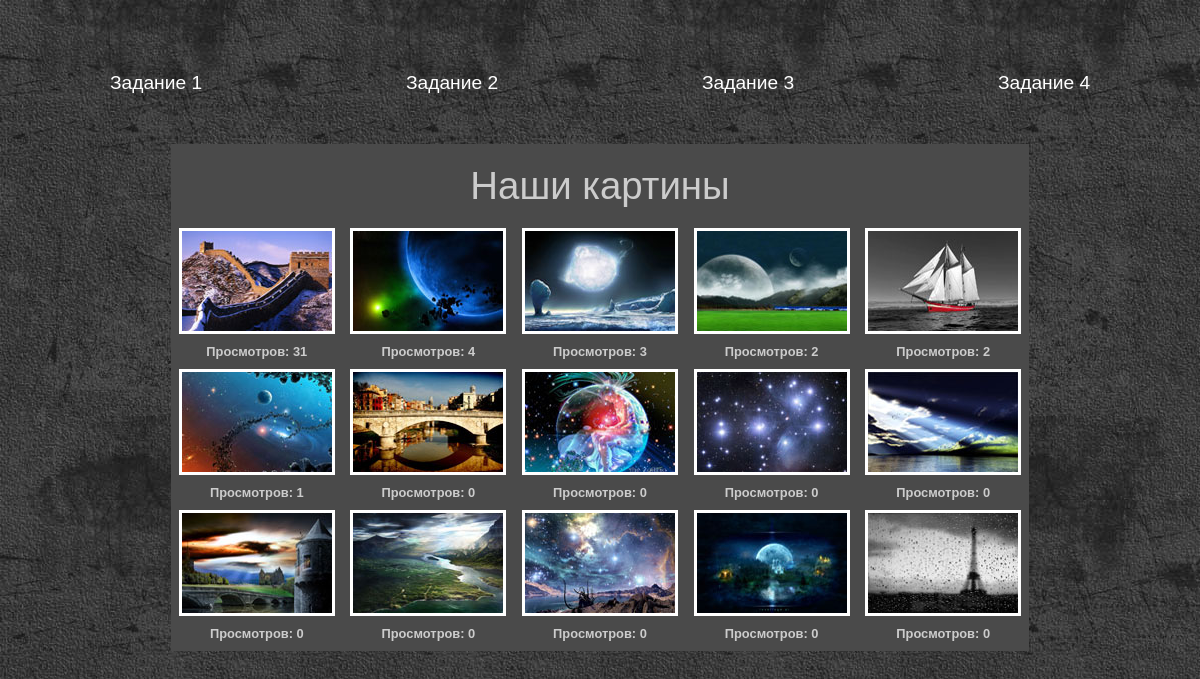
/?page=task3.1, run on the app's committed database.
### tables this page shows
CREATE TABLE `img` (
  `id` int(11) NOT NULL,
  `big_name` varchar(20) NOT NULL DEFAULT 'Имя товара',
  `price` int(10) NOT NULL DEFAULT '0',
  `description` varchar(8000) NOT NULL DEFAULT 'описание отсутствует',
  `name` varchar(16) NOT NULL,
  `big` varchar(10) NOT NULL DEFAULT 'big',
  `small` varchar(10) NOT NULL DEFAULT 'small',
  `vews` int(11) NOT NULL DEFAULT '0'
);

### index.php (the view, shortened to what this page needs)
<?php
$link = mysqli_connect(HOST, USER, PASS, DB);
if (isset($_GET['page'])) {
    $page = DIR_TASKS . $_GET['page'];
} else {
    $page = DIR_TASKS . 'task1';
}
function render($page, $params = []) {
    return renderTasks('main', [
        'menu' => renderTasks('menu'),
        'content' => renderTasks($page, $params)
    ]);
}
function renderTasks ($page, $params = []) {
    $dir = DIR_TEMPLATES . $page . ".php";
    include $dir;
    return ob_get_clean();
}
function renderGallery ($link) {
    $str = '';
    $dir = DIR_IMG . "/";
    $sql = "SELECT `id`, `name`, `big`, `small`, `vews` FROM `img` ORDER BY `img`.`vews` DESC";
    $result = mysqli_query($link, $sql);
    while ($row = mysqli_fetch_assoc($result)) {
        $str .= "<div class='gallery_block'>
                <a rel=\"gallery\" class=\"photo\" href=\"/?page=task3.2&id=" . $row['id'] . "\">
                    <img src=\"" . $dir . $row['small'] . "/" . $row['name'] . "\" width=\"150\" height=\"100\">
                </a>
                <H6>Просмотров: " . $row['vews'] . "</H6>
            </div>";
    }
    return $str;
}
switch ($page) {
    case 'tasks/task3.1':
        $params['strGal'] = $strGal = renderGallery($link);
        break;
}
echo render($page, $params);

### templates/menu.php
<div class="menu">
    <a href="/?page=task1">Задание 1</a>
    <a href="/?page=task2">Задание 2</a>
    <a href="/?page=task3.1">Задание 3</a>
    <a href="/?page=task4">Задание 4</a>
</div>

### templates/tasks/task3.1.php
<div id="main">
    <div class="post_title"><h2>Наши картины</h2></div>
    <div class="gallery">
        <?=$strGal?>
    </div>
</div>

### templates/main.php (shortened to what this page needs)
<!DOCTYPE html>
<html>
<head>
    <link rel="stylesheet" type="text/css" href="../css/style.css">
</head>
<body>
<?=$menu?>
<?=$content?>
</body>
</html>

### css/style.css (style rules this page uses)
body { background: #444 url('../img/body.jpg'); color: #ffffff; font: normal 1.2em Verdana,Arial,sans-serif; height: 100%; padding-bottom: 1px; padding-top: 64px; }
.menu { display: flex; align-items: center; justify-content: space-around; padding-bottom: 50px; }
.menu a { color: #fff; text-decoration: none; }
.gallery { display: flex; flex-wrap: wrap; align-items: flex-start; justify-content: space-around; width: 100%; }
.gallery_block { width: 156px; display: flex; flex-direction: column; align-items: center; }
.gallery_block h6 { margin: 5px 5px 10px 5px; }
.gallery img { border:3px solid #fff; }
#main { width: 858px; margin:0 auto; background: #4A4A4A; color: #CCC; }
.post_title { display: flex; justify-content: center; }
.post_title h2 { font: normal 2em Arial,sans-serif; margin: 20px; padding: 0; }

### data on the page
img: small+name (picture), vews "31"
img: small+name (picture), vews "4"
img: small+name (picture), vews "3"
img: small+name (picture), vews "2"
img: small+name (picture), vews "2"
img: small+name (picture), vews "1"
img: small+name (picture), vews "0"
img: small+name (picture), vews "0"
img: small+name (picture), vews "0"
img: small+name (picture), vews "0"
img: small+name (picture), vews "0"
img: small+name (picture), vews "0"
img: small+name (picture), vews "0"
img: small+name (picture), vews "0"
img: small+name (picture), vews "0"
